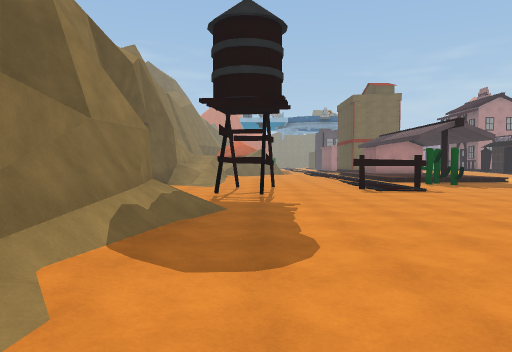
view 1 (above)

24 first-person views from a walk through a Unity game level. The camera is 1.5 m above the floor, tilts 2° down and sees 70° across. The floor is counted in squares, 2 m on a side. Each view is taken from the middle of a square. On the plan, view 1 faces up. The plan holds only what a view shows up to about 11 squares ahead; the rest is blank. The place goes on beyond the plan. Some animated figures are left out. Door leaves are left out, so doorways stand open. Some surface patterns are stand-ins.

view 2
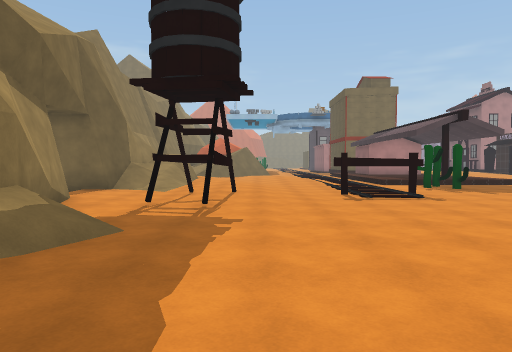

view 3
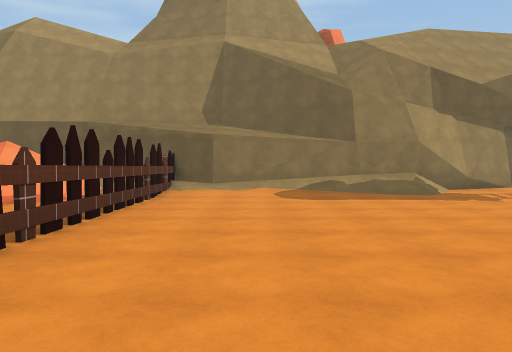

view 4
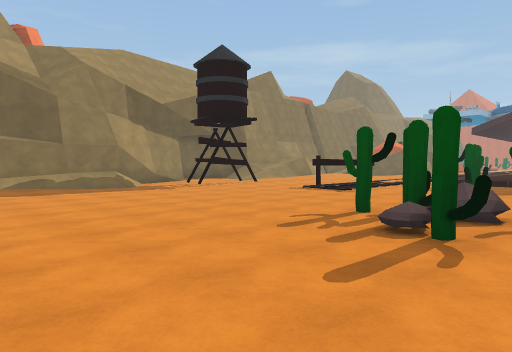

view 5
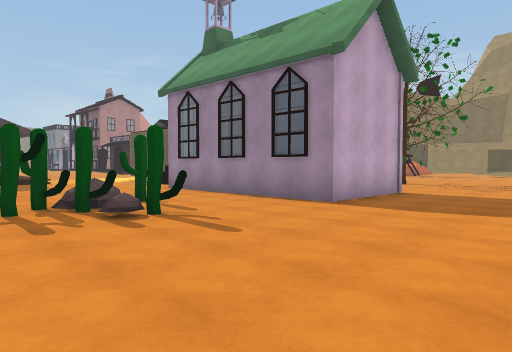

view 6
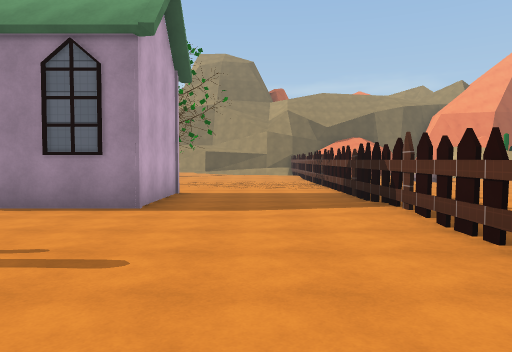

view 7
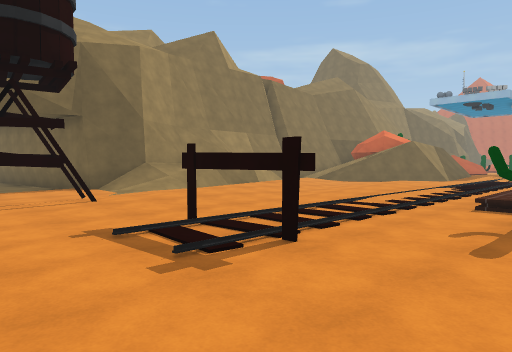

view 8
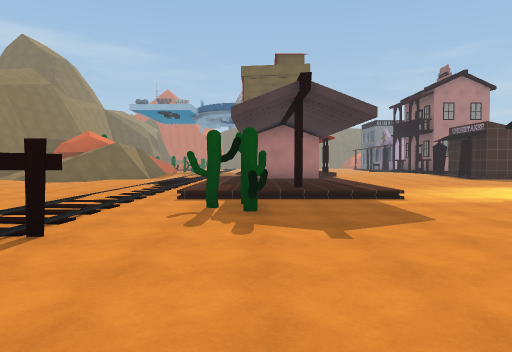

view 9
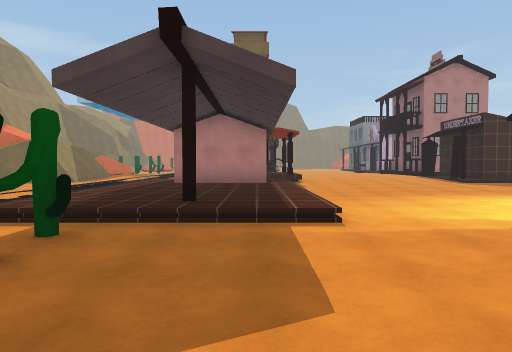

view 10
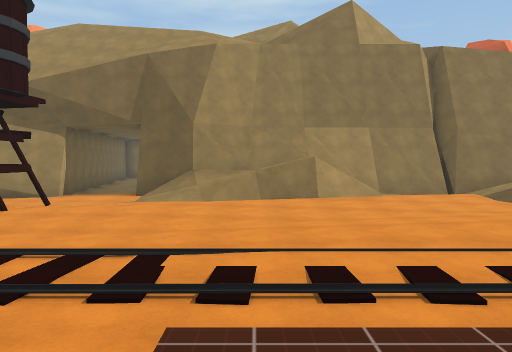

view 11
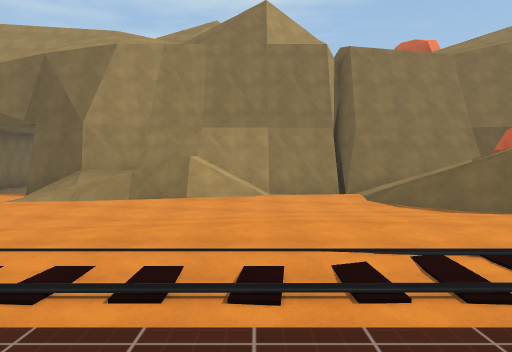

view 12
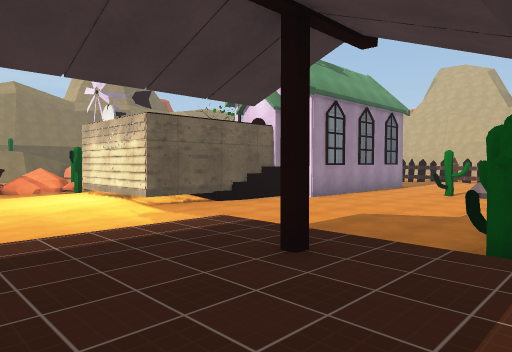

view 13
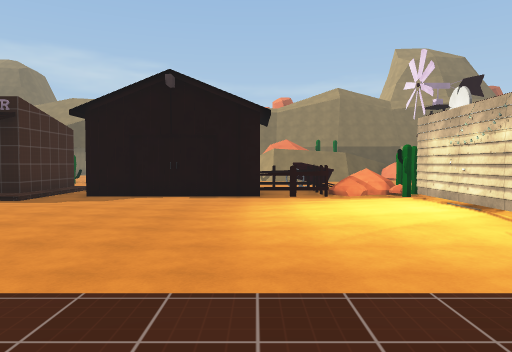

view 14
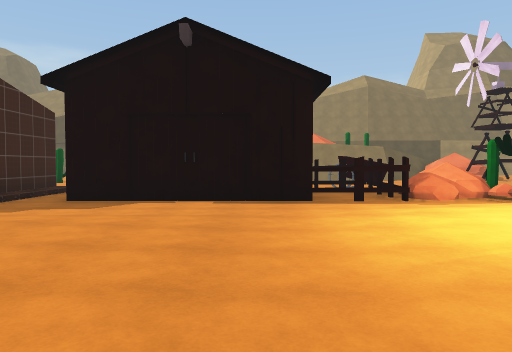

view 15
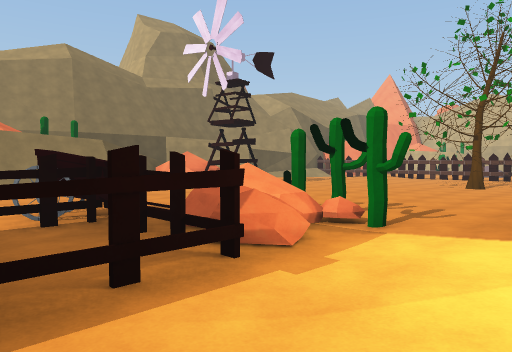

view 16
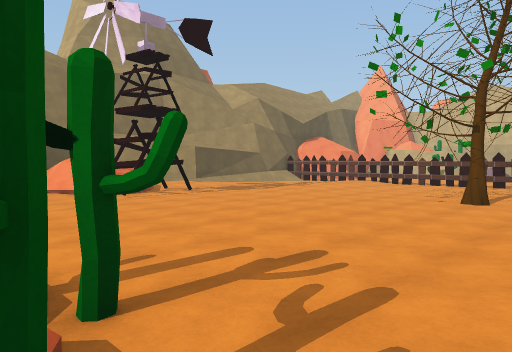

view 17
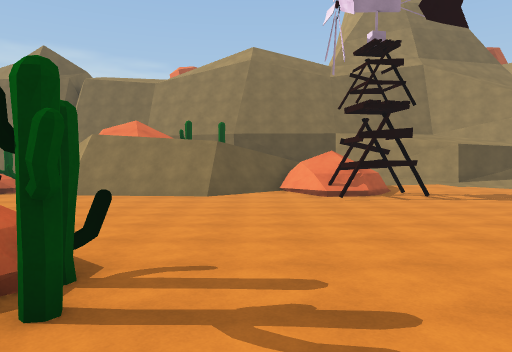

view 18
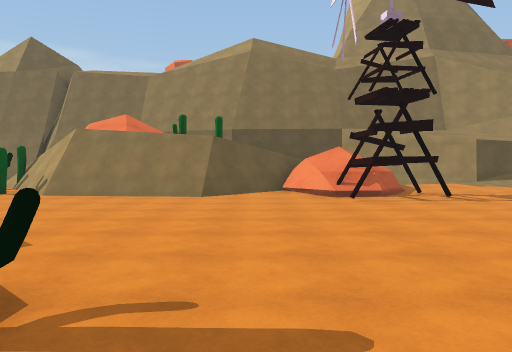

view 19
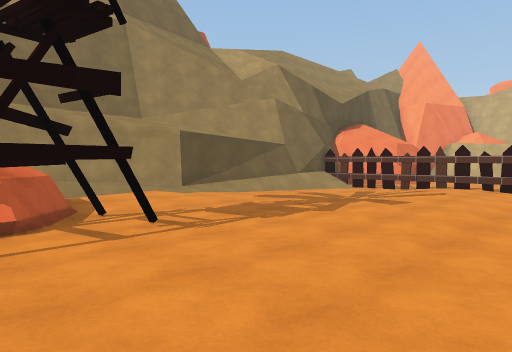

view 20
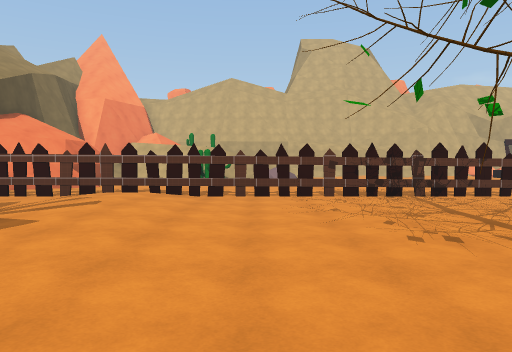

view 21
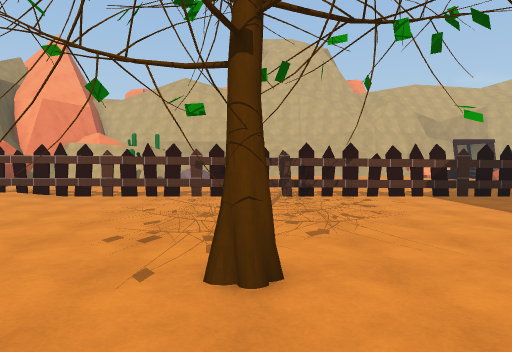

view 22
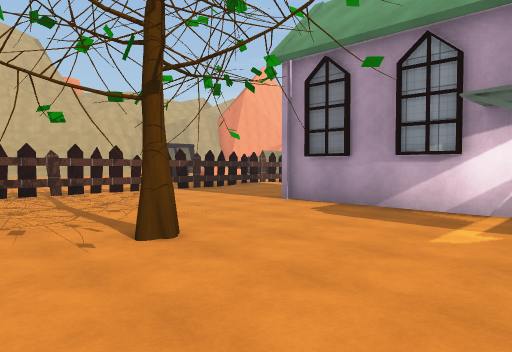

view 23
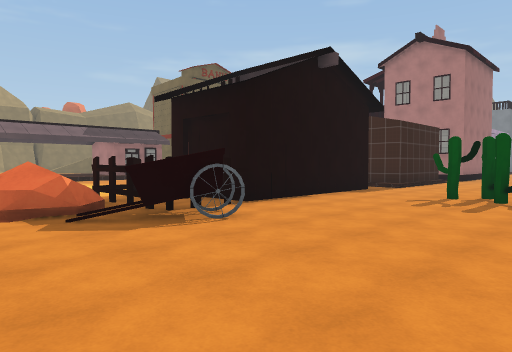

view 24
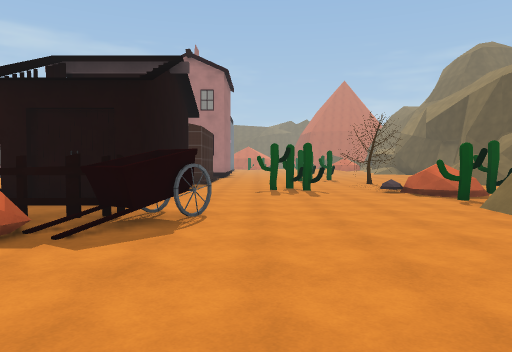

### Floor plan
Key: @ floor where view 1 was taken; # wall or solid block; x gap in a wall; . main floor; : floor 0.25 m higher than the main floor; / step, stairs or slope; = window, fence, low wall or low ledge; T thing the floor can be seen under or through.
Columns run from 6 left of view 1 to 29 right of it. Each row starts with its distance up from view 1.
 22   ##///..          :::...##..##..
 21   ##/=..:. .:###/........##...#...
 20   ##:...:...::::/........##......==#
 19   ##:/./::..::::/........##......###
 18   #///..::..::::/........###......#/
 17   #//:..::..::::/.......#..x.....##
 16   #=///..:..::#:/...:::..####....#
 15   ##/::.....::::/...:::./==#.....#
 14   ##//:............## #:##=......#
 13   ##/.::....##.....#   :.#.......##
 12  ###/.::...........#   :..........#
 11 .. ...::.###.......#   :..........#
 10 // ...T............#   .........###
  9   ##..T...........##    ........###
  8    #..............#  #..........##=/
  7    ##.........#x..#  #............:/
  6     #/.......##...#  #...##.......:/
  5     #/........##..#  #.. ..#..:...:/
  4     #/............####. .. ...:..../
  3     #/........................::...#
  2     #/........................::...#
  1     #/........................::../#
  0     #/@...... .................:../
 -1     ####xxxx   ##x##################
 -2    #####.        .:...............=#
 -3    #   #                          ##

Positions as (right, up) in squares from view 1, and headings:
1: (0, 0), facing up
2: (1, 2), facing up
3: (8, 2), facing left
4: (10, 1), facing up-left
5: (6, 0), facing up-right
6: (6, 2), facing right
7: (7, 8), facing up-left
8: (7, 7), facing up
9: (9, 10), facing up
10: (7, 15), facing left
11: (7, 18), facing left
12: (6, 18), facing down-right
13: (8, 18), facing right
14: (11, 19), facing right
15: (16, 18), facing down-right
16: (17, 14), facing down-right
17: (17, 12), facing right
18: (18, 12), facing right
19: (22, 10), facing down-right
20: (22, 8), facing down
21: (19, 8), facing down
22: (21, 9), facing down-left
23: (26, 13), facing up-left
24: (23, 11), facing up
